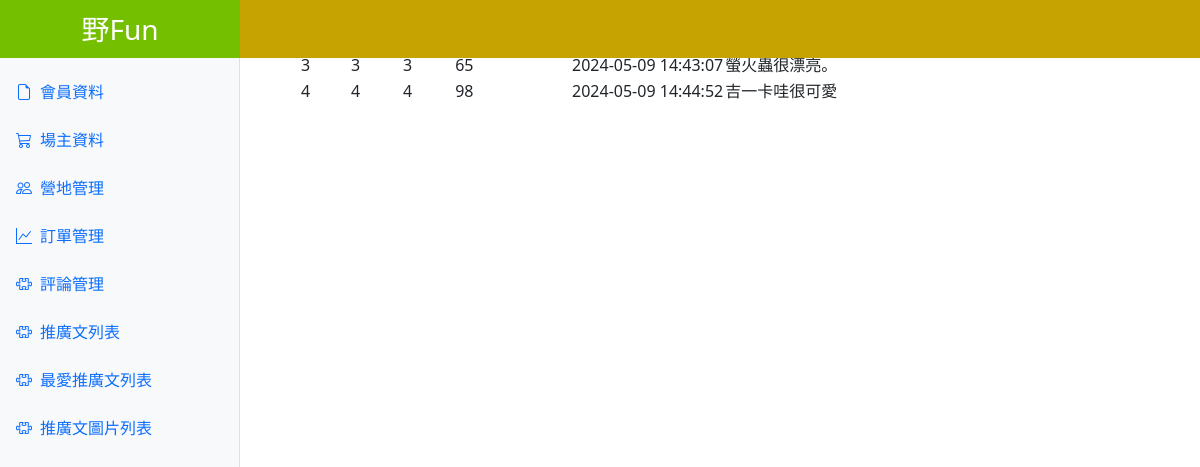
Page /comment-query.php on the committed database.
### tables this page shows
CREATE TABLE `comment` (
  `id` int NOT NULL,
  `customer_id` int NOT NULL,
  `store_id` int NOT NULL,
  `comment_star` tinyint NOT NULL,
  `created_at` datetime NOT NULL,
  `comment_content` varchar(800) DEFAULT NULL
);

### comment-query.php (the view, shortened to what this page needs)
<?php
require __DIR__. '/config/pdo-connect.php';
$sql = "SELECT * FROM comment";
$rows = $pdo->query($sql)->fetchAll();
?>
<?php include __DIR__ . '/parts/html-head.php' ?>
<?php include __DIR__ . '/parts/navbar.php' ?>
<div class="div" style="height: 200vh; background-color: white; margin-left: 300px;">
  <table id="myTable" class="display">
    <thead>
      <tr>
        <th>流水號</th>
        <th>會員ID</th>
        <th>商家ID</th>
        <th>comment_star</th>
        <th>發表時間</th>
        <th>留言內容</th>
      </tr>
    </thead>
    <tbody>
      <?php
      foreach ($rows as $r) :
      ?>
        <tr>
          <td><?= $r['id'] ?></td>
          <td><?= $r['customer_id'] ?></td>
          <td><?= $r['store_id'] ?></td>
          <td><?= $r['comment_star'] ?></td>
          <td><?= $r['created_at'] ?></td>
          <td><?= $r['comment_content'] ?></td>
        </tr>
      <?php endforeach ?>
    </tbody>
  </table>
</div>
<?php include __DIR__ . '/parts/html-foot.php' ?>

### parts/html-head.php (style rules this page uses)
:root { --aside-width: 240px; --page-top: 56px; }

### rows in the picture
comment: id "3", customer "3", store "3", comment_star "65", created_at "2024-05-09 14:43:07", comment_content "螢火蟲很漂亮。"
comment: id "4", customer "4", store "4", comment_star "98", created_at "2024-05-09 14:44:52", comment_content "吉一卡哇很可愛"
